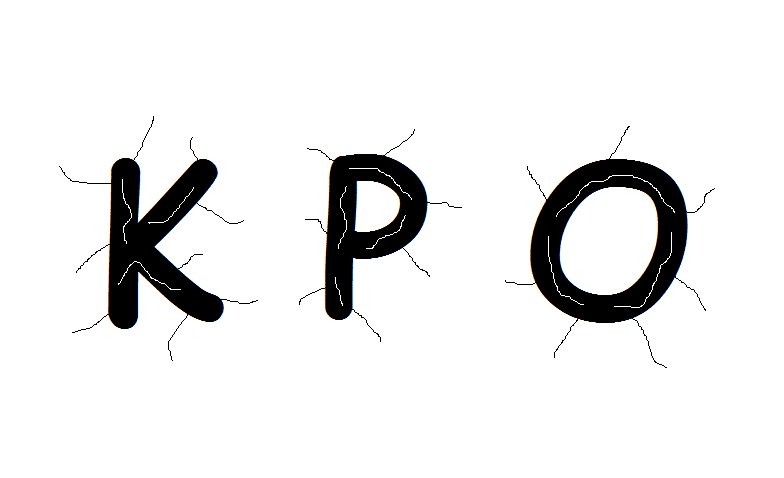
%> input picture komputerowePrzetwarzanieObrazu/zaj10/KPO.gif, 784 x 478 px
$ octave zad3.m   (GNU Octave 9; MATLAB toolbox functions it lacks are replaced by stand-ins)
%> lines starting %> are read from the running program, lines starting %| are printed output that depends on the picture; in (x1, y1, x2, y2) boxes, pixels count from 0 and x2, y2 are one past the last pixel; in counts of white or black regions, pixels touching at a corner belong together; the program's own positions count from 1
pkg load image;

L1 = imread('KPO.gif');
%> L1: size 478x784 uint8; min 0, max 251, mean 229.9
L1 = L1<128;
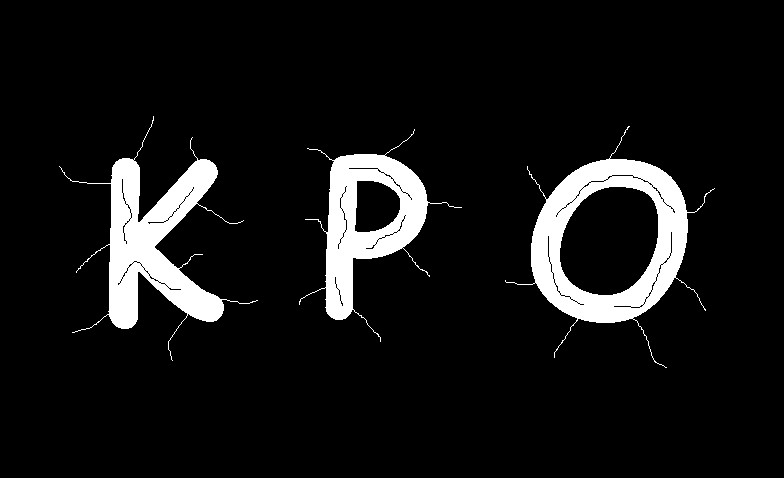
%> L1: size 478x784 logical; 8.4% white; 3 white regions, box (x1, y1, x2, y2) and area: (505, 126, 715, 368) 12005, (59, 116, 258, 361) 10694, (299, 129, 462, 342) 8663
figure; imshow(L1);

SE = strel('disk',2, 0);
L2 = imclose(L1,SE);
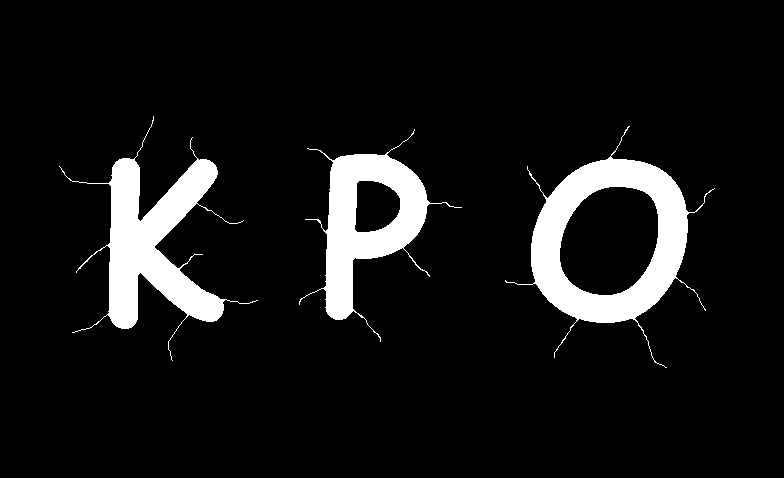
%> L2: size 478x784 logical; 8.6% white; 3 white regions, box (x1, y1, x2, y2) and area: (505, 126, 715, 368) 12407, (59, 116, 258, 361) 10964, (299, 129, 462, 342) 8961

figure; imshow(L2)
L2 = imopen(L2,SE);
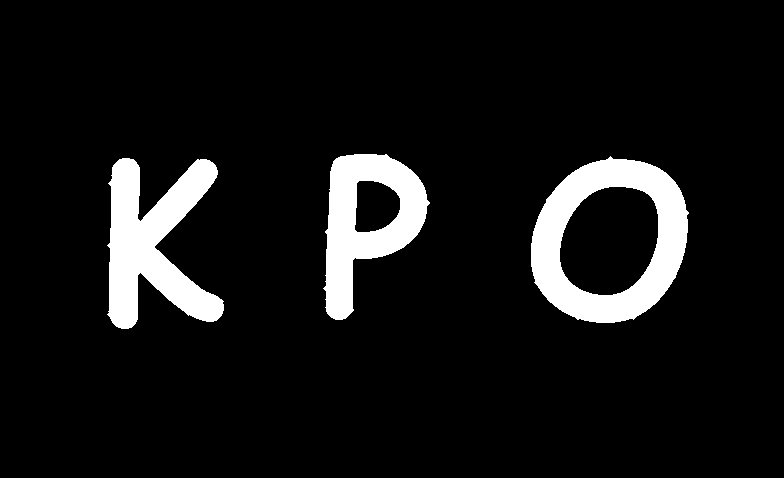
%> L2: size 478x784 logical; 8.4% white; 3 white regions, box (x1, y1, x2, y2) and area: (531, 156, 689, 323) 12083, (107, 158, 224, 329) 10576, (323, 154, 430, 320) 8695

figure; imshow(L2)
pause;
close all;
